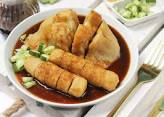
#> input picture machine_learning/dataset/test/pempek.jpeg, 164 x 117 px
$ python image2json.py
#> lines starting #> are read from the running program, lines starting #| are printed output that depends on the picture
import cv2
import json

# Read Image
filepath = 'dataset/test/pempek.jpeg'
img = cv2.imread(filepath)
#> img is the input picture: shape (117, 164, 3); mean B, G, R 123.9, 157.7, 182.7
img = cv2.resize(img, (150,150))
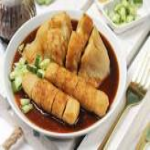
#> img: shape (150, 150, 3); mean B, G, R 123.8, 157.6, 182.6
img = cv2.cvtColor(img, cv2.COLOR_BGR2RGB)

# Create JSON Oject
raw = json.dumps({"instances": [img.tolist()]})

# Write JSON to file
json_file = open('sample.json', 'w')
json_file.write(raw)
json_file.close()

$ run again, with machine_learning/dataset/test/bika-ambon.jpeg copied over machine_learning/dataset/test/pempek.jpeg
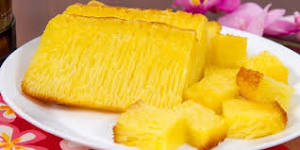
#> input picture machine_learning/dataset/test/bika-ambon.jpeg, 300 x 150 px
#> img is the input picture: shape (150, 300, 3); mean B, G, R 80.1, 177.6, 221.2
#> `img = cv2.resize(img, (150,150))`:
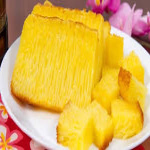
#> img: shape (150, 150, 3); mean B, G, R 80.3, 177.8, 221.5

$ run again, with machine_learning/dataset/test/kerak-telor.jpeg copied over machine_learning/dataset/test/pempek.jpeg
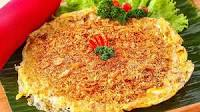
#> input picture machine_learning/dataset/test/kerak-telor.jpeg, 200 x 112 px
#> img is the input picture: shape (112, 200, 3); mean B, G, R 57, 124.5, 188.8
#> `img = cv2.resize(img, (150,150))`:
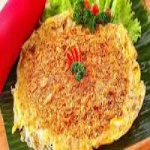
#> img: shape (150, 150, 3); mean B, G, R 57, 124.4, 188.7
